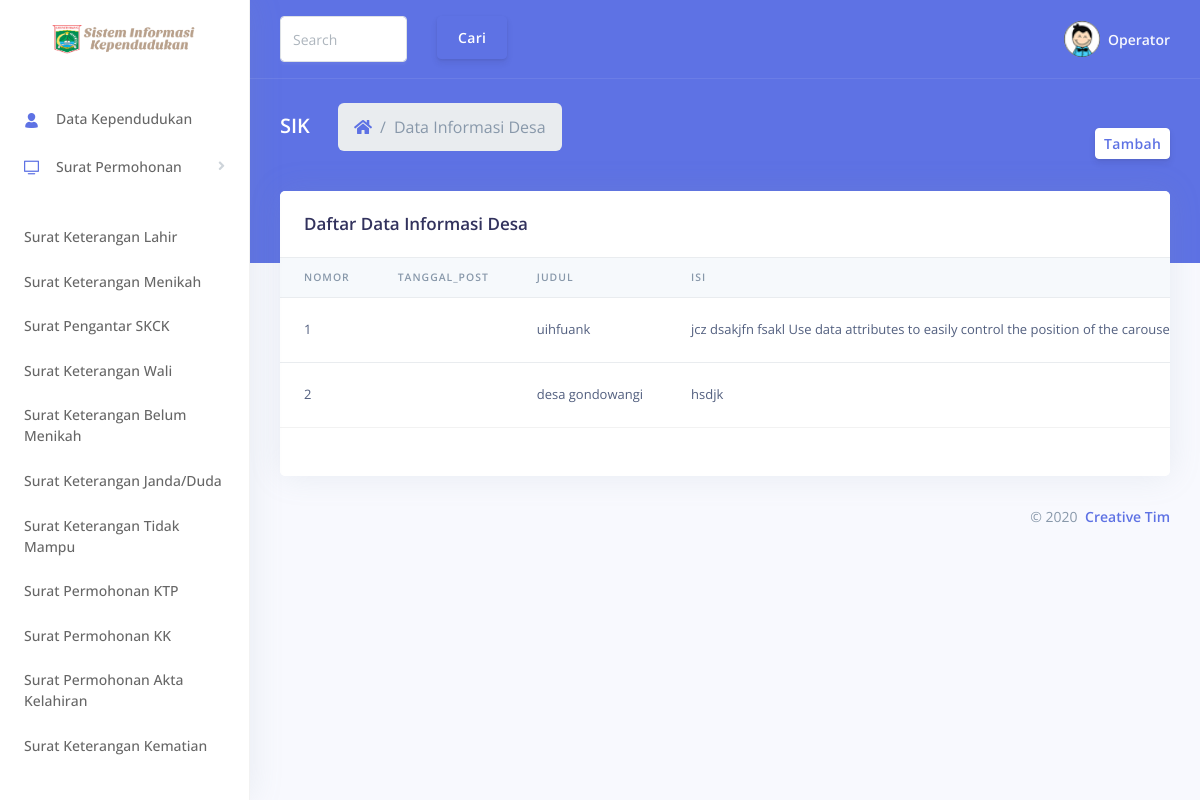
/index.php/informasi_desa, run on the app's committed database.
### tables this page shows
CREATE TABLE `informasi_desa` (
  `id_info` int(11) NOT NULL,
  `Judul` varchar(30) NOT NULL,
  `Isi` longtext NOT NULL
);

### application/controllers/Informasi_desa.php (called while the page is built, shortened)
<?php
class Informasi_desa extends CI_Controller
{
    public function index()
    {
        $this->load->model('M_informasidesa');
        $data['kependudukan'] = $this->M_informasidesa->tampil_data();
        $this->load->view('templates/header14');
        $this->load->view('infodesa/v_infodesa', $data);
        $this->load->view('templates/footer');
    }
}

### index.php (called while the page is built, shortened)
<?php
require_once BASEPATH.'core/CodeIgniter.php';

### application/models/M_informasidesa.php (called while the page is built, shortened)
<?php
class M_informasidesa extends CI_Model
{
    public function tampil_data()
    {
        return $this->db->from('informasi_desa')->get()->result();
    }
}

### application/views/infodesa/v_infodesa.php (the view, shortened to what this page needs)
<div class="main-content" id="panel">
    <nav class="navbar navbar-top navbar-expand navbar-dark bg-primary border-bottom">
        <div class="container-fluid">
            <div class="collapse navbar-collapse" id="navbarSupportedContent">
                <div class="navbar-form navbar-right">
                    <div class="row">
                        <div class="col-lg-6">
                            <div class="form-group mb-0">
                                <?php echo form_open('Informasi_desa/search') ?>
                                <input type="text" name="keyword" class="form-control" placeholder="Search">
                            </div>
                        </div>
                        <div class="col-lg-6">
                            <div class="form-group mb-0">
                                <button type="submit" class="btn btn-primary">Cari</button>
                            </div>
                        </div>
                    </div>
                </div>
                <ul class="navbar-nav align-items-center  ml-auto ml-md-0 ">
                    <li class="nav-item dropdown">
                        <a class="nav-link pr-0" href="#" role="button" data-toggle="dropdown" aria-haspopup="true" aria-expanded="false">
                            <div class="media align-items-center">
                                <span class="avatar avatar-sm rounded-circle">
                                    <img alt="Image placeholder" src="<?php echo base_url() ?>assets/assets/img/brand/favicon.png">
                                </span>
                                <div class="media-body  ml-2  d-none d-lg-block">
                                    <span class="mb-0 text-sm  font-weight-bold">Operator</span>
                                </div>
                            </div>
                        </a>
                    </li>
                </ul>
            </div>
        </div>
    </nav>
    <div class="header bg-primary pb-6">
        <div class="container-fluid">
            <div class="header-body">
                <div class="row align-items-center py-4">
                    <div class="col-lg-6 col-7">
                        <h6 class="h2 text-white d-inline-block mb-0">SIK</h6>
                        <nav aria-label="breadcrumb" class="d-none d-md-inline-block ml-md-4">
                            <ol class="breadcrumb breadcrumb-links breadcrumb-dark">
                                <li class="breadcrumb-item"><a href="<?= base_url(); ?>Informasi_desa"><i class="fas fa-home"></i></a></li>
                                <li class="breadcrumb-item active" aria-current="page">Data Informasi Desa</li>
                            </ol>
                        </nav>
                    </div>
                    <div class="col-lg-6 col-5 text-right">
                        <a class="nav-link pr-0" href="#" role="button" data-toggle="dropdown" aria-haspopup="true" aria-expanded="false">
                            <div class="media align-items-center">
                                <div class="media-body  ml-2  d-none d-lg-block">
                                    <a class="mb-0 text-sm  btn btn-sm btn-neutral" href="<?= base_url(); ?>Informasi_desa/btn_tambah">Tambah</a>
                                </div>
                            </div>
                        </a>
                    </div>
                </div>
            </div>
        </div>
    </div>
    <div class="container-fluid mt--6">
        <div class="row">
            <div class="col">
                <div class="card">
                    <div class="card-header border-0">
                        <h3 class="mb-0">Daftar Data Informasi Desa</h3>
                    </div>
                    <div class="table-responsive">
                        <table class="table align-items-center table-flush">
                            <thead class="thead-light">
                                <tr>
                                    <th scope="col" class="sort" data-sort="nomor">Nomor</th>
                                    <th scope="col" class="sort" data-sort="namaP">Tanggal_post</th>
                                    <th scope="col" class="sort" data-sort="namaP">Judul</th>
                                    <th scope="col" class="sort" data-sort="namaP">Isi</th>
                                </tr>
                            </thead>
                            <tbody class="list">
                                <?php
                                $No = 1;
                                foreach ($kependudukan as $info) : ?>
                                    <tr>
                                        <td><?php echo $No++ ?></td>
                                        <td><?php echo $info->Tanggal_post ?></td>
                                        <td><?php echo $info->Judul ?></td>
                                        <td><?php echo $info->Isi ?></td>
                                    </tr>
                                <?php endforeach; ?>
                            </tbody>
                        </table>
                    </div>
                    <div class="card-footer py-4">
                    </div>
                </div>
            </div>
        </div>

### data on the page
informasi_desa: Judul "uihfuank", Isi "jcz dsakjfn fsakl Use data attributes to easily control the position of the…"
informasi_desa: Judul "desa gondowangi", Isi "hsdjk"
